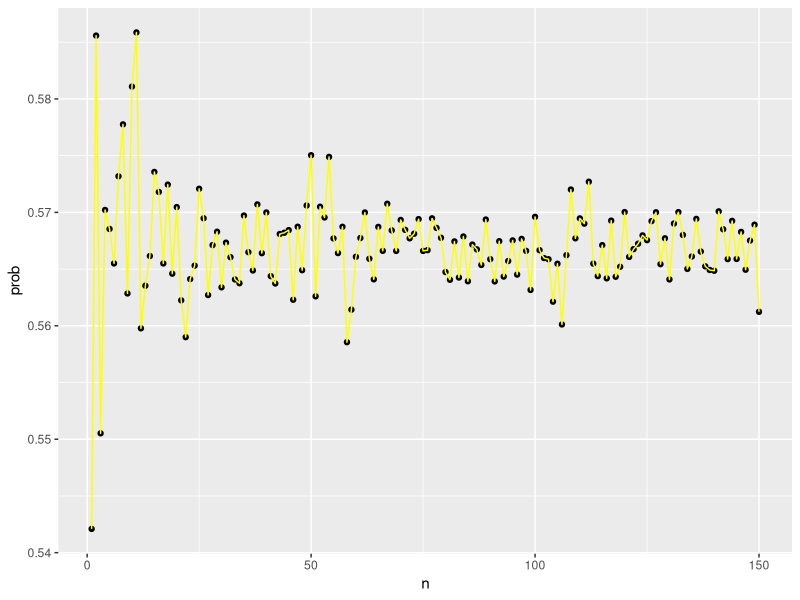
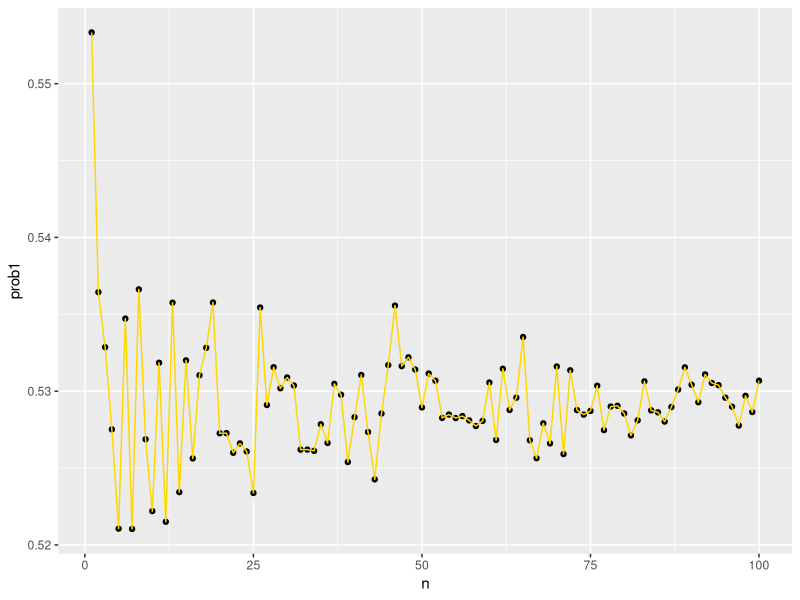

Source code (R) for these figures, in order:
## ---- chunk 1
#Declaring as a function
x <- function(samplesize, proba, probb, probc, condp1, condp2, condp3)   {
    PI <- sample(c(1,2,3), size=samplesize, replace=TRUE,prob=c(proba,probb,probc))

    test <- rep(NA, samplesize)

    test[PI==1] <- sample(c('No','Yes'), size=sum(PI==1), replace=TRUE, prob = c(1-condp1,condp1))

    test[PI==2] <- sample(c('No','Yes'), size=sum(PI==2), replace=TRUE, prob = c(1-condp2,condp2))

    test[PI==3] <- sample(c('No','Yes'), size=sum(PI==3), replace=TRUE, prob = c(1-condp3,condp3))
    mean(PI[test=='Yes']==1)
}
## ---- chunk 2

#Declaring variable names
    I <- 0.449
    notI <- 1-I
    B <- 0.24438
    notB <- 1-B
    C <- 0.30647
    notC <- 1-C
    PLI <- 0.80
    notPLI <- 1-PLI
    prob1 <- c(notI,I,notB,B,notC,C,notPLI,PLI)
    condp2 <- 0.52
    notcondp2 <- 1-condp2
    condp3 <- 0.48
    notcondp3 <- 1-condp3
    prob1[1:2]
prob1[3:4]
    
 #Calculate probability for New York sample  
    print(x(samplesize = 767, proba = I, probb = B, probc = C, condp1 = PLI, condp2 = condp2, condp3 = condp3))

## ---- chunk 3

    calculate_prob <- function(total, P_A, P_B, P_C, PLI, PLB, PLC) {
  
  # Calculate the probability of liking the new feature (P(L))
  P_L <- (P_A * PLI) + (P_B * PLB) + (P_C * PLC)
  
  # Calculate the probability of using an iPhone and liking the new feature (P(A ∩ L))
  P_A_and_L <- P_A * PLI
  
  # Calculate the conditional probability P(A | L)
  P_A_given_L <- P_A_and_L / P_L
  
  return(P_A_given_L)
}




## ---- chunk 4
#Declaring variables
  total <- 757
  P_A <- 340 / total
  P_B <- 185 / total
  P_C <- 232 / total
  PLI <- 0.80  # Probability of liking the new feature given using an iPhone
  PLB <- 0.52  # Probability of liking the new feature given using a different phone and not wanting to switch
  PLC <- 0.48  # Probability of liking the new feature given using another phone but hoping to switch to an iPhone

  print(calculate_prob(total,P_A = P_A,P_B = P_B,P_C = P_C,PLI = PLI,PLB,PLC))
## ---- chunk 5

## ---- chunk 6

#Monte Carlo simulation for New York
library(tidyverse)
library(ggplot2)
compute_prob <- function(runtimes){
  same_day <- replicate(runtimes,x(samplesize = 767, proba = I, probb = B, probc = C, condp1 = PLI, condp2 = condp2, condp3 = condp3))
  mean(same_day)
}
n <- seq(1,150)
prob <- sapply(n, compute_prob)
qplot(n, prob) + geom_line(aes(n, prob), col = "yellow")
## ---- chunk 7

#Sampling for California
    cali <- function(samplesize, proba, probb, probc, condp1, condp2, condp3)   {
    PI <- sample(c(1,2,3), size=samplesize, replace=TRUE,prob=c(proba,probb,probc))

    test <- rep(NA, samplesize)

    test[PI==1] <- sample(c('No','Yes'), size=sum(PI==1), replace=TRUE, prob = c(1-condp1,condp1))

    test[PI==2] <- sample(c('No','Yes'), size=sum(PI==2), replace=TRUE, prob = c(1-condp2,condp2))

    test[PI==3] <- sample(c('No','Yes'), size=sum(PI==3), replace=TRUE, prob = c(1-condp3,condp3))
    return(mean(PI[test=='Yes']==1))

    }

## ---- chunk 8

# Decalaring Variables
    sS <- sum(610,580,330)
    dF <- 580
    dI <- 330
    I <- 610
    PI <- I/sS
    PdF <- dF/sS
    PdI <- dI/sS
    
    

    condprob1 <- 0.92
    condprob2 <- 0.48
    condprob3 <- 0.67

    print(cali(samplesize = sS, proba = PI, probb = PdF, probc = PdI, condp1 = condprob1, condp2 = condprob2, condp3 = condprob3))

## ---- chunk 9
library(tidyverse)
library(ggplot2)

#Monte Carlo Simulation
compute_probcal <- function(runtimes){
  same_day <- replicate(runtimes,cali(samplesize = sS, proba = PI, probb = PdF, probc = PdI, condp1 = condprob1, condp2 = condprob2, condp3 = condprob3))
  mean(same_day)
}
n <- seq(1,100)
prob1 <- sapply(n, compute_probcal)

mean(prob1)
qplot(n, prob1) + geom_line(aes(n, prob1), col = "gold")
## ---- chunk 10
print(calculate_prob(sS,P_A = PI,P_B = PdF,P_C = PdI,PLI = condprob1,PLB = condprob2,PLC = condprob3))

